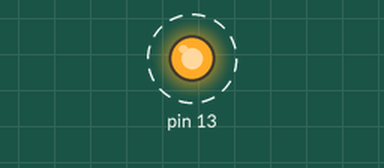
Recording of a sketch running on a simulated Arduino Uno, built with avr-gcc and run on an emulated ATmega328P. Parts: output pins drawn as LEDs (lit = HIGH). Dashed ring = blinking.

Above: at 0.09 s.
Timing chart, 0 to 3.0 s (numbered marks = the images above):
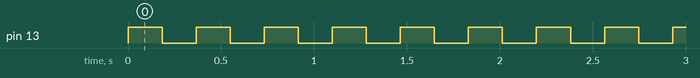

The sketch:

blink_led_fast.ino
```cpp
// C++ code
//
void setup()
{
  pinMode(13, OUTPUT);
}

void loop()
{
  digitalWrite(13, HIGH);
  delay(183); // Wait for 183 millisecond(s)
  digitalWrite(13, LOW);
  delay(183); // Wait for 183 millisecond(s)
}
```

Measured:
- by itself, pin 13: alternates HIGH for 0.18 s and LOW for 0.18 s
